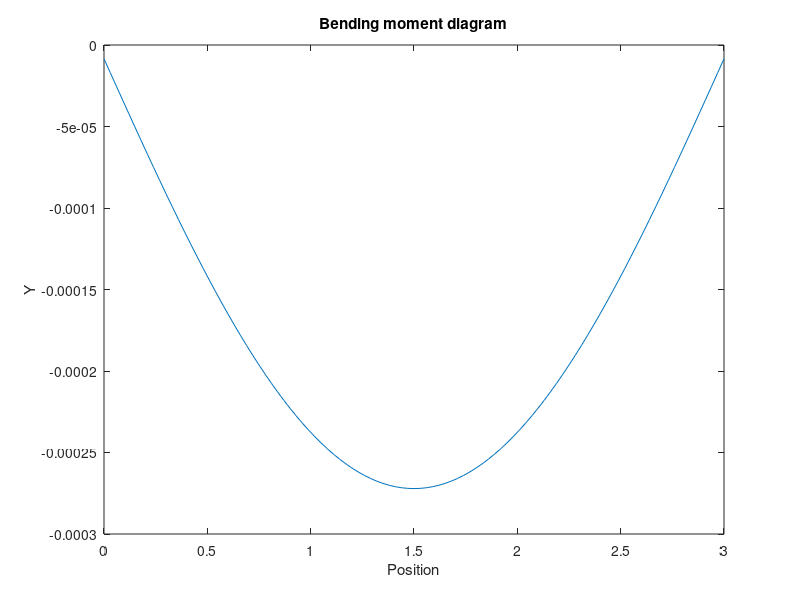

Write the MATLAB code that produced this figure.
%%1] To solve: E*L*(d2Y/dx2) = (W*L*x)/2 + (W *x 2) /2 using Finite difference method using MATLAB Code.
%defining boundary condition
xa=0;
xb=3;
fa=0;
fb=0;
E=200*10^9;
l=3*10^(-4);
w=15*10^3;
L=3;
%Grid
Nx=101;
dx=(xb-xa)/(Nx-1);
%Build matrix operation
%for DX2
z= sparse(Nx,Nx);
d= ones(Nx,1);
A=spdiags(d,-1,z);
A=spdiags(d,+1,A);
A=spdiags(-2*d,0,A);
A=[A]*1/(dx^(2));
Y=[A]*(E*l);
%%solve for b
q=[0:0.03:3]';
r=q.^2;
b=q*(w*L/2)-r*(w/2);
%solve or inverse
f=Y\b;
plot (q,f)
xlabel('Position')
ylabel('Y')
title('Bending moment diagram')
